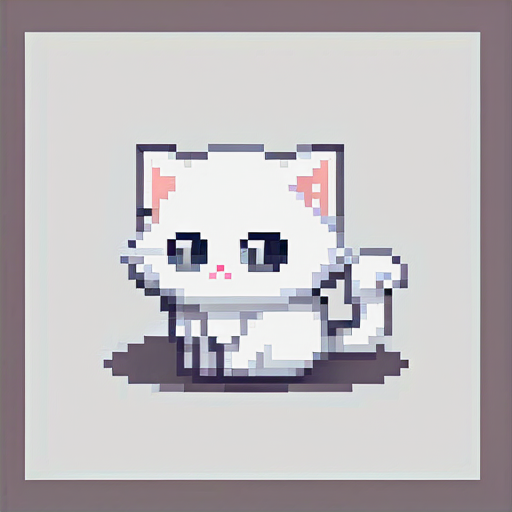
#> input picture gfx/drafts/t452/trial/raw/A_illumined_back_7003.png, 512 x 512 px, given in place of A_illumined_back_7003.png.png, which was not available
$ python mask_furfeet.py ../../t452/trial/raw/A_illumined_back_7003.png
#> lines starting #> are read from the running program, lines starting #| are printed output that depends on the picture; after the words box and inside, x2 and y2 are one past the last pixel; in counts of white or black regions, pixels touching at a corner belong together
"""T-553: MASKMUSAI winter -- the model will draw skis or ordinary feet, never ski-shaped feet; so take a skis draft and
turn the skis into fur in code: each ski pixel (the cool metal below the body) becomes the body's own fur ramp by its
lightness, keeping the black outline. Writes <seed>_furfeet.png beside the source."""
import sys
import numpy as np
from PIL import Image
D = "/Users/christopherhicks/Projects/DAEMONS/gfx/drafts/t552_t553/round3/"
for seed in sys.argv[1:]:
    a = np.array(Image.open(D + "maskmusai_winter_%s.png" % seed).convert("RGB")).astype(int)
    r, g, b = a[..., 0], a[..., 1], a[..., 2]
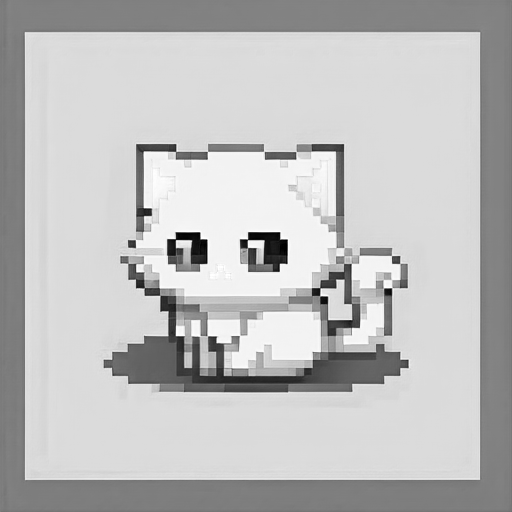
#> r: shape (512, 512) int64; min 0, max 255, mean 189.5
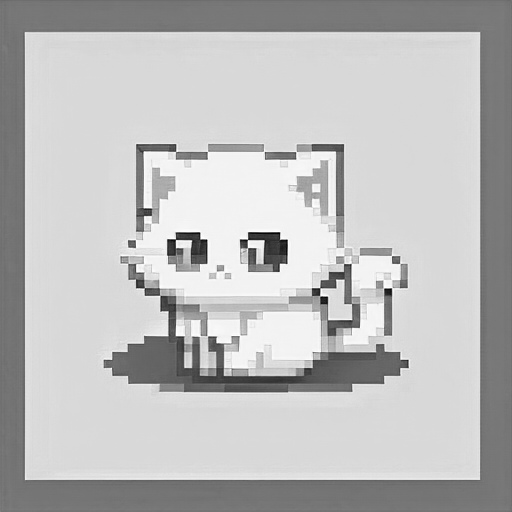
#> b: shape (512, 512) int64; min 0, max 255, mean 188.3
    L = (r + g + b) / 3
    H = a.shape[0]
#> H = 512
    yy = np.arange(H)[:, None].repeat(a.shape[1], 1)
    metal = (yy > H * 0.62) & (b - r > 6) & (L > 60) & (L < 250)
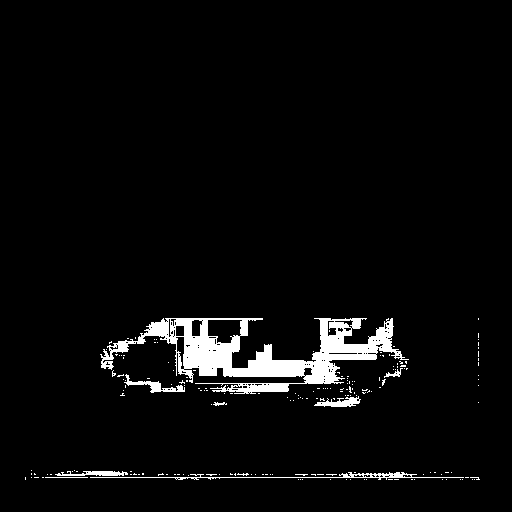
#> metal: shape (512, 512) bool; 3.9% white; 186 white regions (178 under 20 px), largest, box (x1, y1, x2, y2) and area: (100, 318, 409, 394) 8231, (90, 472, 464, 480) 636, (124, 374, 185, 393) 313
    # the body's fur ramp, from the furry body above
    fur = a[(yy > H * 0.45) & (yy < H * 0.62) & (abs(r - b) < 6) & (L > 70) & (L < 245)]
    ramp = sorted(map(tuple, fur), key=sum)
#> ramp = 25754 items
    if not ramp: continue
    out = a.copy()
    for y, x in zip(*np.nonzero(metal)):
        t = (L[y, x] - 60) / 190.0
        out[y, x] = ramp[min(len(ramp) - 1, int(t * (len(ramp) - 1)))]
#> this loop made 10340 passes
#> (x, t) on passes 1 to 3: (163, 0.814), (165, 0.816), (166, 0.8)
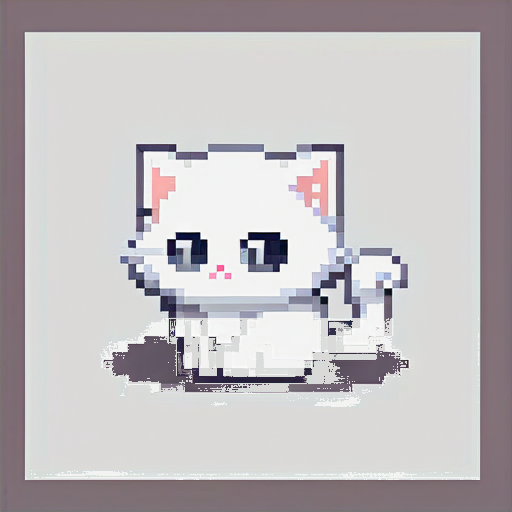
#> out: shape (512, 512, 3) int64; mean R, G, B 192.4, 188, 190.5
    Image.fromarray(out.clip(0, 255).astype(np.uint8)).save(D + "maskmusai_winter_%s_furfeet.png" % seed)
    print(seed, int(metal.sum()), "pixels turned to fur")
#| ../../t452/trial/raw/A_illumined_back_7003.png 10340 pixels turned to fur

$ run again, on gfx/drafts/t452/trial/raw/A_illumined_front_7002.png
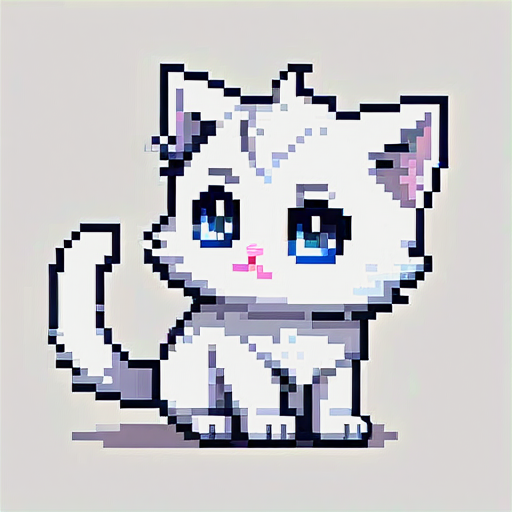
#> input picture gfx/drafts/t452/trial/raw/A_illumined_front_7002.png, 512 x 512 px, given in place of A_illumined_front_7002.png.png, which was not available
#> `metal = (yy > H * 0.62) & (b - r > 6) & (L > 60) & (L < 250)`:
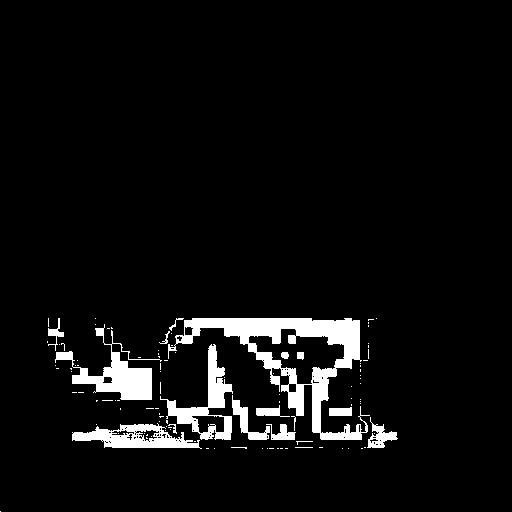
#> metal: shape (512, 512) bool; 5.5% white; 108 white regions (91 under 20 px), largest, box (x1, y1, x2, y2) and area: (168, 318, 370, 440) 6229, (55, 324, 162, 400) 2303, (160, 344, 233, 440) 1947
#> ramp = 21933 items
#> the loop `for y, x in zip(*np.nonzero(metal)):` made 14389 passes
#> (x, t) on passes 1 to 3: (48, 0.647), (58, 0.656), (59, 0.933)
#> after the loop `for y, x in zip(*np.nonzero(metal)):`:
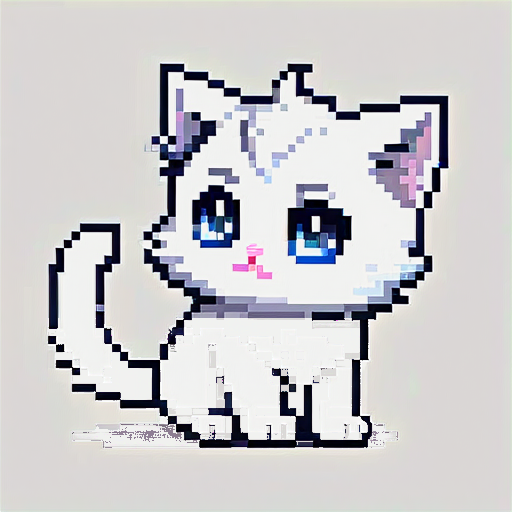
#> out: shape (512, 512, 3) int64; mean R, G, B 203.2, 201.7, 203.7
#| ../../t452/trial/raw/A_illumined_front_7002.png 14389 pixels turned to fur
